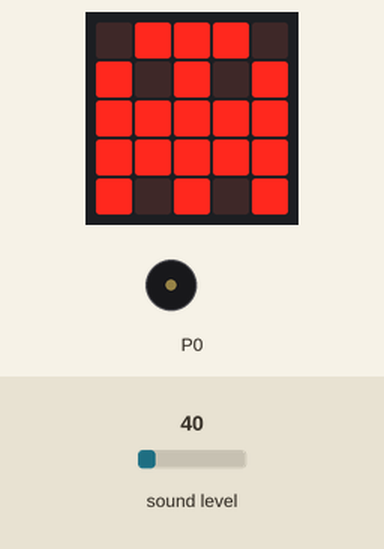
Recording of a program running on a simulated BBC micro:bit (MakeCode). Parts: the board's 5×5 LED display, buzzer (waves = sounding). The inputs (shaded band) are chosen by the test bench; at power-on: sound level 40.

Above: at 1.8 s.
1.9 s: sound level set to 126
3.6 s: sound level set to 132
At 4.1 s:
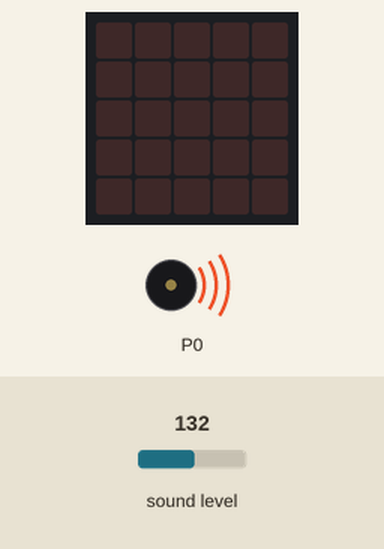
7.7 s: sound level set to 191
At 8.5 s:
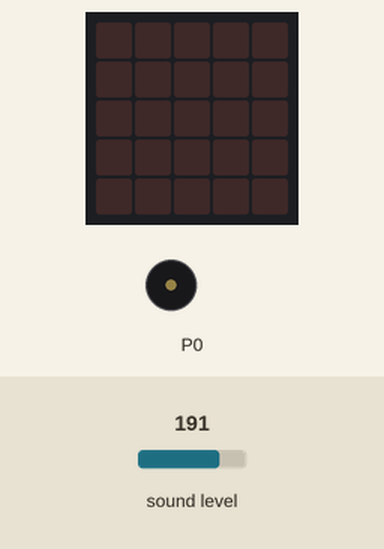
Timing chart, 0 to 11.7 s (numbered marks = the images above; inputs shaded):
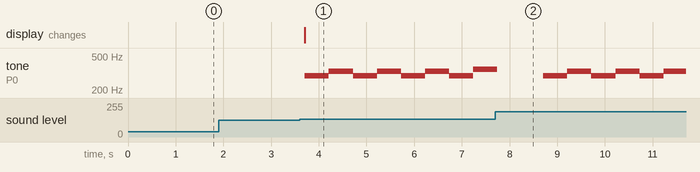

Measured:
- the behaviour switches between 128 and 129 on sound level (found by bisection; images 0 and 1)
- after the input at 1.9 s, every drawn part: stays the same
- after the input at 3.6 s, tone on P0: silent → 294 Hz after 0.11 s, then repeats every 1.0 s: 330 Hz 0.51 s, 294 Hz 0.51 s; the display: changes after 0.11 s (image 1)

The program:

main.ts
```typescript
basic.showIcon(IconNames.Ghost)
basic.forever(function () {
    for (let index = 0; index < 4; index++) {
        if (input.soundLevel() > 128) {
            music.play(music.stringPlayable("D E D E D E D F ", 120), music.PlaybackMode.InBackground)
            basic.clearScreen()
            basic.pause(5000)
        }
    }
    basic.showIcon(IconNames.Ghost)
})
```

test.ts
```typescript
// les tests vont ici ; cela ne sera pas compilé si ce paquet est utilisé en tant qu'extension.
```
